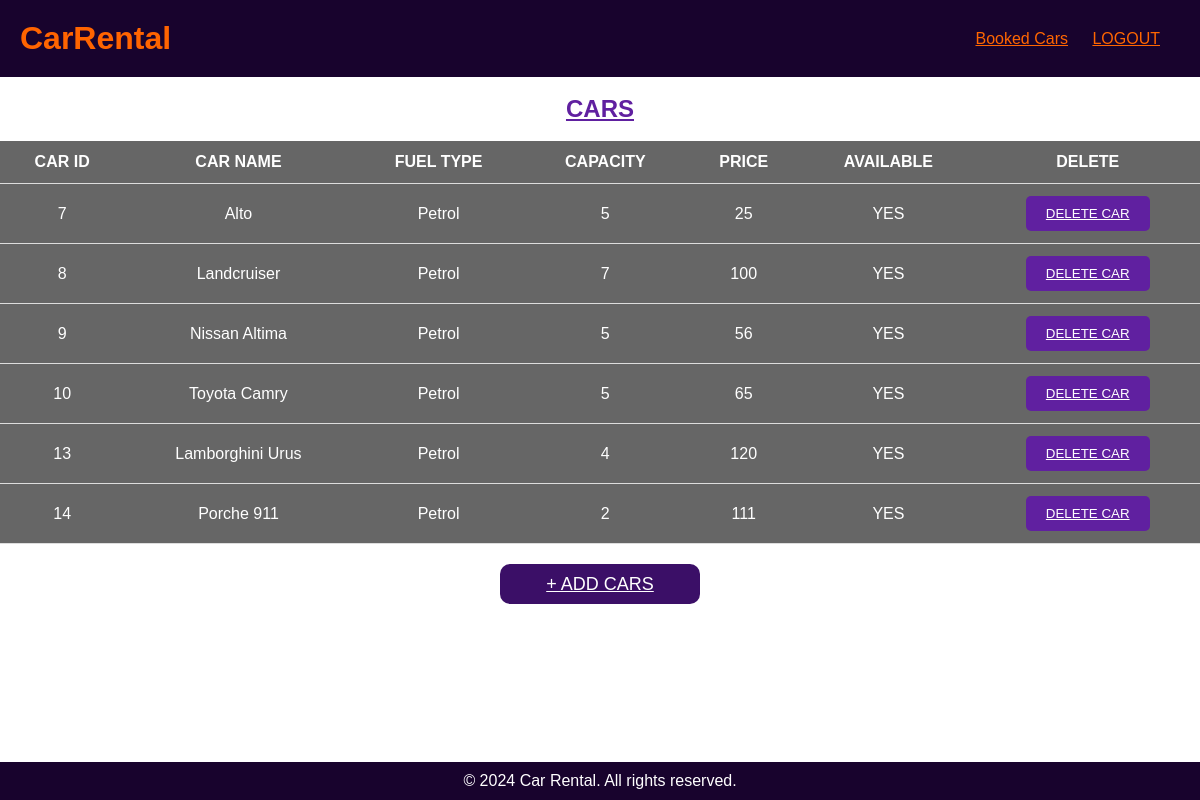
Page /admindash.php (signed in) on the committed database.
### tables this page shows
CREATE TABLE `cars` (
  `CAR_ID` int(11) NOT NULL,
  `CAR_NAME` varchar(255) NOT NULL,
  `FUEL_TYPE` varchar(255) NOT NULL,
  `CAPACITY` int(11) NOT NULL,
  `PRICE` int(11) NOT NULL,
  `CAR_IMG` varchar(255) NOT NULL,
  `AVAILABLE` varchar(255) NOT NULL,
  `admin_id` varchar(255) NOT NULL
);

### admindash.php (the view, shortened to what this page needs)
<!DOCTYPE html>
<html lang="en">
<head>
    <link rel="stylesheet" href="styles.css">
</head>
<body>
        <header>
                <h1>CarRental</h1>
               <nav>
                    <ul>
                        <li><a href="booked.php">Booked Cars</a></li>
                        <li><a href="index.php">LOGOUT</a></li>
                    </ul>
    </nav>
    </header>
    <br>
    <h2><strong><u>CARS</u></strong></h2>
        <br>
        <div class="content">
            <?php
            $admin_id = $_SESSION['admin_id'];
            $con = mysqli_connect('localhost', 'root', '', 'users0123');
            $query = "SELECT * FROM cars WHERE admin_id = '$admin_id'";
            $queryy = mysqli_query($con, $query);
            ?>
            <table class="content-table">
                <thead>
                    <tr>
                        <th>CAR ID</th>
                        <th>CAR NAME</th>
                        <th>FUEL TYPE</th>
                        <th>CAPACITY</th>
                        <th>PRICE</th>
                        <th>AVAILABLE</th>
                        <th>DELETE</th>
                    </tr>
                </thead>
                <tbody>
                    <?php
                    while ($res = mysqli_fetch_array($queryy)) {
                    ?>
                        <tr class="active-row">
                            <td><?php echo $res['CAR_ID']; ?></td>
                            <td><?php echo $res['CAR_NAME']; ?></td>
                            <td><?php echo $res['FUEL_TYPE']; ?></td>
                            <td><?php echo $res['CAPACITY']; ?></td>
                            <td><?php echo $res['PRICE']; ?></td>
                            <td><?php echo $res['AVAILABLE'] == 'Yes' ? 'YES' : 'NO'; ?></td>
                            <td>
                                <button type="submit" class="but" name="approve">
                                    <a href="deletecar.php?id=<?php echo $res['CAR_ID'] ?>">DELETE CAR</a>
                                </button>
                            </td>
                        </tr>
                    <?php } ?>
                </tbody>
            </table>
            <button class="add"><a href="addcar.php">+ ADD CARS</a></button>
        </div>
        <br>
        <footer id="contact">
    <p>&copy; 2024 Car Rental. All rights reserved.</p>
</footer>
</body>
</html>

### styles.css (style rules this page uses)
* { margin: 0; padding: 0; box-sizing: border-box; }
body { font-family: Arial, sans-serif; }
header { background-color: #18032d; color: #fff; padding: 20px; display: flex; justify-content: space-between; align-items: center; }
nav ul { list-style-type: none; }
nav ul li { display: inline-block; margin-right: 20px; }
nav a { color: #ff6600; }
footer { background-color: #2a054f; color: #fff; text-align: center; padding: 10px 0; }
body { font-family: Arial, sans-serif; display: flex; flex-direction: column; min-height: 100vh; margin: 0; }
footer { background-color: #18032d; color: #fff; text-align: center; padding: 10px 0; margin-top: auto; }

### admindash.php (style rules this page uses)
body, html { height: 100%; margin: 0; padding: 0; }
.content-table { background-color: rgba(0, 0, 0, 0.6); width: 100%; border-collapse: collapse; margin-bottom: 20px; color: #fff; font:bold; }
.content-table th, .content-table td { padding: 12px 15px; border-bottom: 1px solid #dddddd; }
.content-table thead tr { color: #fff; font:bold; text-align: center; }
.content-table tbody tr { border-bottom: 1px solid #dddddd; }
.active-row td { text-align: center; }
h1 { color: rgb(300, 100, 0); }
h2 { color: #6020a0; text-align: center; }
.but { display: inline-block; padding: 10px 20px; background-color: #6020a0; color: #fdfcfc; text-decoration: none; border: none; border-radius: 5px; cursor: pointer; transition: background-color 0.3s ease; }
.but a { color:white; }
.add a { color:white; }
.add { display: block; width: 200px; height: 40px; margin: 0 auto; background: #3b0f67; border: none; font-size: 18px; border-radius: 10px; cursor: pointer; color: #fff; transition: 0.4s ease; text-align: center; line-height: 40px; text-decoration: none; }

### rows in the picture
cars: CAR_ID "7", CAR_NAME "Alto", FUEL_TYPE "Petrol", CAPACITY "5", PRICE "25", AVAILABLE "YES"
cars: CAR_ID "8", CAR_NAME "Landcruiser", FUEL_TYPE "Petrol", CAPACITY "7", PRICE "100", AVAILABLE "YES"
cars: CAR_ID "9", CAR_NAME "Nissan Altima", FUEL_TYPE "Petrol", CAPACITY "5", PRICE "56", AVAILABLE "YES"
cars: CAR_ID "10", CAR_NAME "Toyota Camry", FUEL_TYPE "Petrol", CAPACITY "5", PRICE "65", AVAILABLE "YES"
cars: CAR_ID "13", CAR_NAME "Lamborghini Urus", FUEL_TYPE "Petrol", CAPACITY "4", PRICE "120", AVAILABLE "YES"
cars: CAR_ID "14", CAR_NAME "Porche 911", FUEL_TYPE "Petrol", CAPACITY "2", PRICE "111", AVAILABLE "YES"
